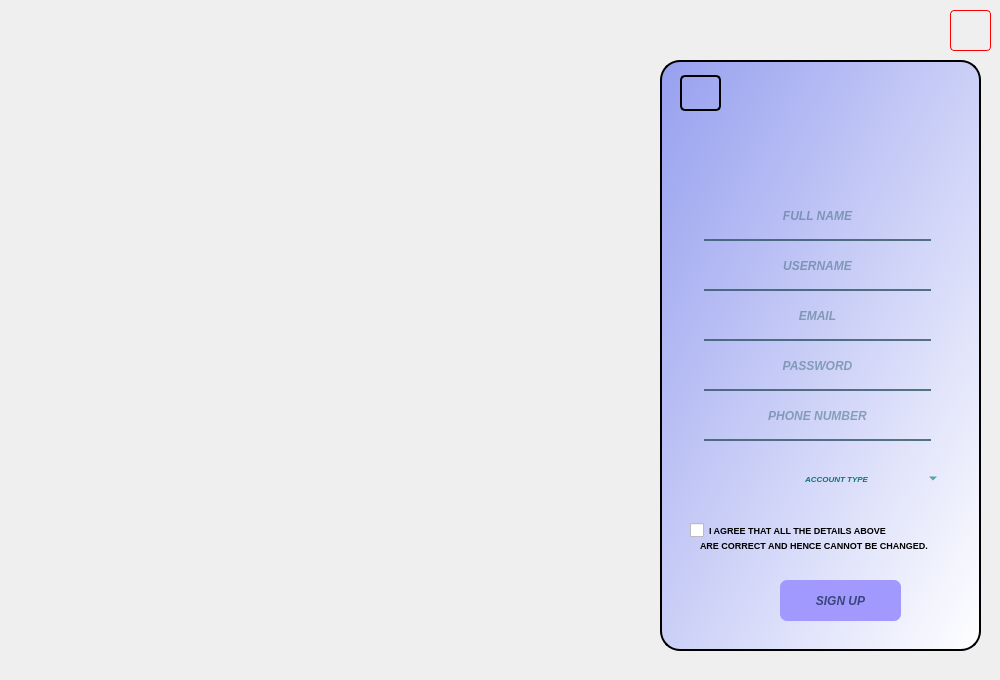
<?xml version="1.0" encoding="UTF-8"?>
<ui version="4.0">
 <class>SignUp</class>
 <widget class="QWidget" name="SignUp">
  <property name="geometry">
   <rect>
    <x>0</x>
    <y>0</y>
    <width>1000</width>
    <height>680</height>
   </rect>
  </property>
  <property name="sizePolicy">
   <sizepolicy hsizetype="Preferred" vsizetype="Fixed">
    <horstretch>0</horstretch>
    <verstretch>0</verstretch>
   </sizepolicy>
  </property>
  <property name="minimumSize">
   <size>
    <width>1000</width>
    <height>680</height>
   </size>
  </property>
  <property name="maximumSize">
   <size>
    <width>1000</width>
    <height>680</height>
   </size>
  </property>
  <property name="windowTitle">
   <string>SignUp</string>
  </property>
  <widget class="QLabel" name="label">
   <property name="geometry">
    <rect>
     <x>20</x>
     <y>20</y>
     <width>741</width>
     <height>641</height>
    </rect>
   </property>
   <property name="styleSheet">
    <string notr="true">border-radius: 20px;
background-image: url(:/pics/pics/Web capture_12-7-2023_01222_.jpeg);</string>
   </property>
   <property name="text">
    <string/>
   </property>
  </widget>
  <widget class="QLabel" name="label_2">
   <property name="geometry">
    <rect>
     <x>660</x>
     <y>60</y>
     <width>321</width>
     <height>591</height>
    </rect>
   </property>
   <property name="styleSheet">
    <string notr="true">background-color: qlineargradient(spread:pad, x1:0, y1:0, x2:1, y2:1, stop:0 rgba(151, 160, 239, 255), stop:1 rgba(255, 255, 255, 255));
border-radius: 20px;
border: 2px solid raised;</string>
   </property>
   <property name="text">
    <string/>
   </property>
  </widget>
  <widget class="QLabel" name="label_3">
   <property name="geometry">
    <rect>
     <x>700</x>
     <y>100</y>
     <width>221</width>
     <height>91</height>
    </rect>
   </property>
   <property name="font">
    <font>
     <pointsize>-1</pointsize>
    </font>
   </property>
   <property name="styleSheet">
    <string notr="true">background-image: url(:/icons/icons/text-1689250808061.png);
background-color: rgba(0,0,0,0);
background-position: center;
background-repeat: no;
margin-bottom: 5px;
font-size: 30px;

</string>
   </property>
   <property name="text">
    <string/>
   </property>
  </widget>
  <widget class="QLineEdit" name="lineEdit">
   <property name="geometry">
    <rect>
     <x>700</x>
     <y>200</y>
     <width>231</width>
     <height>41</height>
    </rect>
   </property>
   <property name="font">
    <font>
     <family>MS Sans Serif</family>
     <weight>75</weight>
     <italic>true</italic>
     <bold>true</bold>
    </font>
   </property>
   <property name="styleSheet">
    <string notr="true">background-color: rgba(0,0,0,0);
border: 2px solid rgba(0,0,0,0);
border-bottom-color: rgba(46,82,101,200);
color: rgb(58,99,122);
padding-bottom: 10px;
background:url(:/icons/icons/icons8-name-30.png), rgba(0,0,0,0);
background-repeat: no repeat;
margin-left: 4px;
</string>
   </property>
   <property name="alignment">
    <set>Qt::AlignCenter</set>
   </property>
   <property name="placeholderText">
    <string>FULL NAME</string>
   </property>
  </widget>
  <widget class="QLineEdit" name="lineEdit_2">
   <property name="geometry">
    <rect>
     <x>700</x>
     <y>250</y>
     <width>231</width>
     <height>41</height>
    </rect>
   </property>
   <property name="font">
    <font>
     <family>MS Sans Serif</family>
     <weight>75</weight>
     <italic>true</italic>
     <bold>true</bold>
    </font>
   </property>
   <property name="styleSheet">
    <string notr="true">background-color: rgba(0,0,0,0);
border: 2px solid rgba(0,0,0,0);
border-bottom-color: rgba(46,82,101,200);
color: rgb(58,99,122);
padding-bottom: 10px;
background: url(:/icons/icons/icons8-username-30.png), rgba(0,0,0,0);
background-repeat: no repeat;
margin-left: 4px;
</string>
   </property>
   <property name="alignment">
    <set>Qt::AlignCenter</set>
   </property>
   <property name="placeholderText">
    <string>USERNAME</string>
   </property>
  </widget>
  <widget class="QLineEdit" name="lineEdit_3">
   <property name="geometry">
    <rect>
     <x>700</x>
     <y>300</y>
     <width>231</width>
     <height>41</height>
    </rect>
   </property>
   <property name="font">
    <font>
     <family>MS Sans Serif</family>
     <weight>75</weight>
     <italic>true</italic>
     <bold>true</bold>
    </font>
   </property>
   <property name="styleSheet">
    <string notr="true">background-color: rgba(0,0,0,0);
border: 2px solid rgba(0,0,0,0);
border-bottom-color: rgba(46,82,101,200);
color: rgb(58,99,122);
padding-bottom: 10px;
background: url(:/icons/icons/icons8-email-30.png), rgba(0,0,0,0);
background-repeat: no repeat;
margin-left: 4px;</string>
   </property>
   <property name="alignment">
    <set>Qt::AlignCenter</set>
   </property>
   <property name="placeholderText">
    <string>EMAIL</string>
   </property>
  </widget>
  <widget class="QLineEdit" name="lineEdit_4">
   <property name="geometry">
    <rect>
     <x>700</x>
     <y>350</y>
     <width>231</width>
     <height>41</height>
    </rect>
   </property>
   <property name="font">
    <font>
     <family>MS Sans Serif</family>
     <weight>75</weight>
     <italic>true</italic>
     <bold>true</bold>
    </font>
   </property>
   <property name="styleSheet">
    <string notr="true">background-color: rgba(0,0,0,0);
border: 2px solid rgba(0,0,0,0);
border-bottom-color: rgba(46,82,101,200);
color: rgb(58,99,122);
padding-bottom: 10px;
background: url(:/icons/icons/icons8-logout-30.png), rgba(0,0,0,0);
background-repeat: no repeat;
margin-left: 4px;</string>
   </property>
   <property name="alignment">
    <set>Qt::AlignCenter</set>
   </property>
   <property name="placeholderText">
    <string>PASSWORD</string>
   </property>
  </widget>
  <widget class="QLineEdit" name="lineEdit_5">
   <property name="geometry">
    <rect>
     <x>700</x>
     <y>400</y>
     <width>231</width>
     <height>41</height>
    </rect>
   </property>
   <property name="font">
    <font>
     <family>MS Sans Serif</family>
     <weight>75</weight>
     <italic>true</italic>
     <bold>true</bold>
    </font>
   </property>
   <property name="styleSheet">
    <string notr="true">background-color: rgba(0,0,0,0);
border: 2px solid rgba(0,0,0,0);
border-bottom-color: rgba(46,82,101,200);
color: rgb(58,99,122);
padding-bottom: 10px;
background: url(:/icons/icons/icons8-phone-30.png), rgba(0,0,0,0);
background-repeat: no repeat;
margin-left: 4px;</string>
   </property>
   <property name="alignment">
    <set>Qt::AlignCenter</set>
   </property>
   <property name="placeholderText">
    <string>PHONE NUMBER</string>
   </property>
  </widget>
  <widget class="QComboBox" name="comboBox">
   <property name="geometry">
    <rect>
     <x>800</x>
     <y>463</y>
     <width>141</width>
     <height>31</height>
    </rect>
   </property>
   <property name="font">
    <font>
     <family>MS Sans Serif</family>
     <pointsize>6</pointsize>
     <weight>75</weight>
     <italic>true</italic>
     <bold>true</bold>
    </font>
   </property>
   <property name="styleSheet">
    <string notr="true">border-radius: 5px;
background: rgba(0,0,0,0);
color: rgb(10,117,122);
</string>
   </property>
   <property name="currentText">
    <string>ACCOUNT TYPE</string>
   </property>
   <item>
    <property name="text">
     <string>ACCOUNT TYPE</string>
    </property>
   </item>
   <item>
    <property name="text">
     <string>CHECKING ACCOUNT</string>
    </property>
   </item>
   <item>
    <property name="text">
     <string>SAVINGS ACCOUNT</string>
    </property>
   </item>
   <item>
    <property name="text">
     <string>LOAN ACCOUNT</string>
    </property>
   </item>
  </widget>
  <widget class="QCheckBox" name="checkBox">
   <property name="geometry">
    <rect>
     <x>690</x>
     <y>510</y>
     <width>241</width>
     <height>41</height>
    </rect>
   </property>
   <property name="font">
    <font>
     <pointsize>7</pointsize>
     <weight>75</weight>
     <bold>true</bold>
    </font>
   </property>
   <property name="text">
    <string>I AGREE THAT ALL THE DETAILS ABOVE</string>
   </property>
  </widget>
  <widget class="QPushButton" name="pushButton">
   <property name="geometry">
    <rect>
     <x>780</x>
     <y>580</y>
     <width>121</width>
     <height>41</height>
    </rect>
   </property>
   <property name="font">
    <font>
     <family>MS Sans Serif</family>
     <weight>75</weight>
     <italic>true</italic>
     <bold>true</bold>
    </font>
   </property>
   <property name="styleSheet">
    <string notr="true">QPushButton{
	background-color: rgba(162, 153, 255, 255);
	color: rgba(58,70,122,255);
	border-radius: 7px;
}
QPushButton:pressed{
	padding-left: 5px;
	padding-top: 8px;
	background-color: rgba(255,107,107,255);
	background-position: calc(100% - 10px) center;
}

QPushButton:hover{
	background-color: rgba(165, 153, 255, 150);
}</string>
   </property>
   <property name="text">
    <string>SIGN UP</string>
   </property>
  </widget>
  <widget class="QPushButton" name="pushButton_2">
   <property name="geometry">
    <rect>
     <x>680</x>
     <y>70</y>
     <width>41</width>
     <height>41</height>
    </rect>
   </property>
   <property name="styleSheet">
    <string notr="true">QPushButton{
	background: url(:/icons/icons/icons8-left-30.png), rgba(0,0,0,0);
	background-repeat: no repeat;
	border: 2px solid;
	margin-top: 5px;
	border-radius: 5px;
}

QPushButton:pressed{
	padding-left: 5px;
	padding-top: 8px;
	background-color: rgba(255,107,107,255);
	background-position: calc(100% - 10px) center;
}

QPushButton:hover{
	background-color: rgba(165, 153, 255, 150);
}</string>
   </property>
   <property name="text">
    <string/>
   </property>
  </widget>
  <widget class="QLabel" name="label_4">
   <property name="geometry">
    <rect>
     <x>700</x>
     <y>530</y>
     <width>261</width>
     <height>31</height>
    </rect>
   </property>
   <property name="font">
    <font>
     <pointsize>7</pointsize>
     <weight>75</weight>
     <bold>true</bold>
    </font>
   </property>
   <property name="text">
    <string>ARE CORRECT AND HENCE CANNOT BE CHANGED.</string>
   </property>
  </widget>
  <widget class="QLabel" name="label_5">
   <property name="geometry">
    <rect>
     <x>80</x>
     <y>40</y>
     <width>551</width>
     <height>101</height>
    </rect>
   </property>
   <property name="styleSheet">
    <string notr="true">background-image: url(:/icons/icons/text-1689250023909.png);
background-color: rgba(0,0,0,0);
background-position: center;
background-repeat: no;
padding: 10px;
margin-bottom: 5px;
font-size: 30px;
</string>
   </property>
   <property name="text">
    <string/>
   </property>
  </widget>
  <widget class="QPushButton" name="pushButton_3">
   <property name="geometry">
    <rect>
     <x>950</x>
     <y>10</y>
     <width>41</width>
     <height>41</height>
    </rect>
   </property>
   <property name="styleSheet">
    <string notr="true">background-image: url(:/icons/icons/icons8-close-40.png);
border: 1px solid red;
border-radius: 4px;</string>
   </property>
   <property name="text">
    <string/>
   </property>
  </widget>
 </widget>
 <resources>
  <include location="../res files/icon.qrc"/>
  <include location="../res files/pic.qrc"/>
 </resources>
 <connections/>
</ui>
